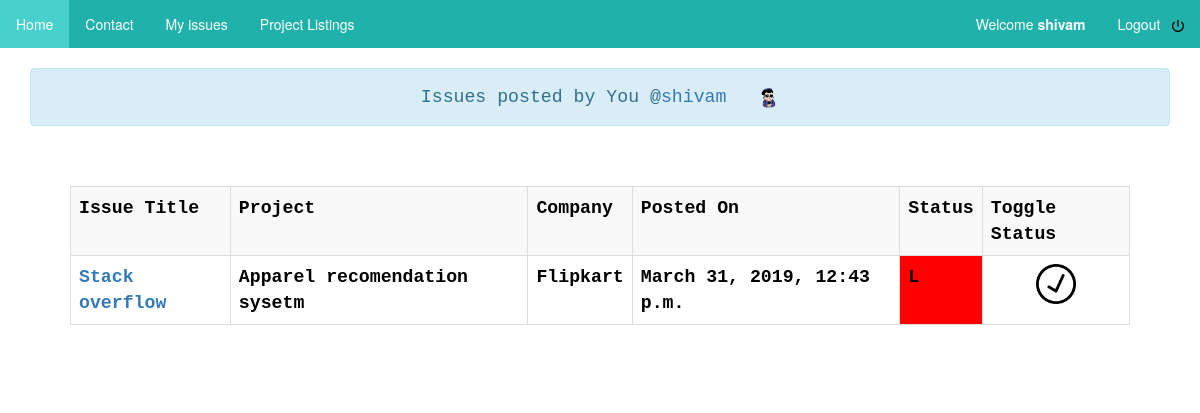
Screenshot of /mysite/myIssues/1/ (signed in) with the database file from the repository.
### mysite/models.py (models this page shows, shortened)
class developer(models.Model):
    PROFILE_CHOICES = (
        ('SSE' , 'Senior Software Engineer'),
        ('ST'  , 'Software Tester'),
        ('SA'  , 'Software Architect'),
        ('SE'  , 'Software Engineer'),
        ('SD'  , 'Software Developer'),
	('SY'  , 'Software Analyst'),
	('BA'  , 'Business analyst'),
	('TS'  , 'Technical support'),
    ('US'  , 'User'),
    )
    PROFILE_AUTH_OPTIONS =  (
            ('U', 'user'),
            ('D', 'developer'),
    )
    first_name = models.CharField(max_length=30)
    last_name = models.CharField(max_length=30)
    company = models.ForeignKey(company, on_delete=models.CASCADE)
    profile  = models.CharField(max_length=2,choices=PROFILE_CHOICES)
    rating = models.FloatField(default=2.5)
    auth_id = models.IntegerField(primary_key=True)
    email = models.CharField(max_length=30)
    username = models.CharField(max_length=20)
    image = models.ImageField(upload_to='profile_image', blank=True)
    profileAuth = models.CharField(max_length=1,choices=PROFILE_AUTH_OPTIONS)

class bug(models.Model):
    project = models.ForeignKey(project, on_delete=models.CASCADE)
    bug_id = models.AutoField(primary_key=True)
    bug_title = models.CharField(max_length=200)
    bugDescription = models.CharField(max_length=1000)
    BUG_STATUS = (
        ('L' , 'LIVE'),
        ('A' , 'ARCHIVED'),
        ('R' , 'RESOLVED'),
    )
    bug_status = models.CharField(max_length=1,choices=BUG_STATUS)
    bugAssociation = models.ForeignKey(developer,on_delete=models.CASCADE)
    postedOn = models.DateTimeField(default=datetime.datetime.now)

class project(models.Model):
    def validateDate(date):
        if datetime.date.today() < date:
            raise ValidationError("Date is in the future")
    project_name = models.CharField(max_length=200)
    projectDescription = models.TextField()
    project_id = models.AutoField(primary_key=True)
    start_date = models.DateField(default=datetime.date.today,validators=[validateDate])
    company = models.ForeignKey(company, on_delete=models.CASCADE, default=None)

class company(models.Model):
    companyName = models.CharField(max_length=50)
    companyId = models.AutoField(primary_key=True)
    companyLogo = models.ImageField(upload_to='company_logo', blank=True)

### mysite/views.py (the view)
# urls.py: path('myIssues/<int:devId>/',views.myIssues,name='myIssue'),
def myIssues(request,devId):
    issuesVar = bug.objects.filter(bugAssociation__auth_id=devId)
    developerVar = developer.objects.get(auth_id=devId)
    return render(request, 'mysite/myissues.html',{'issues':issuesVar,'developer':developerVar})

### mysite/templates/mysite/myissues.html (shortened to what this page needs)
{%extends 'base.html'%}
{%block body%}
  <div class="container" style="padding-top:20px">
    <div class="alert alert-info" role="alert">
      Issues posted by You  @<a href="{%url 'mysite:showProfile' developer.auth_id %}">{{developer.username}}</a> &nbsp <img class="rounded-circle account-img" src="{{developer.image.url}}" width=20px>
    </div>
      		<div class='margins' style="padding:40px">
      			<table class='table table-striped table-bordered'>
      				<tr>
      					<th>Issue Title</th>
      					<th>Project</th>
      					<th>Company</th>
      					<th>Posted On</th>
                <th>Status</th>
                <th>Toggle Status</th>
      				</tr>
              {%load static%}
      				{% for issue in issues %}
      					<tr>
      						<th> <a href="{% url 'mysite:issueDisplay' issue.project.project_id issue.bug_id %}"> {{ issue.bug_title }} </a> </th>
      						<th> {{issue.project.project_name}} </th>
      						<th> {{issue.project.company.companyName}} </th>
      						<th> {{ issue.postedOn }} </th>
                  <th {% if issue.bug_status == 'L' %}
                        style="background-color:red"
                        {%endif%}
                              >{{issue.bug_status}}</th>
                  <th style="text-align:center"><a href="{%url 'mysite:resolveIssue' issue.bug_id%}"><img src="{%static 'mysite/check-mark.png'%}"width=40px></a></th>
      					</tr>
      				{% endfor %}
      			</table>
      		</div>
  </div>
{%endblock%}

### mysite/templates/base.html (shortened to what this page needs)
<!DOCTYPE html>
{% load static %}
<html>
<head>
    <link rel="stylesheet" type="text/css" href="{% static 'mysite/style.css' %}">
    <link rel="stylesheet" type="text/css" href="{% static 'mysite/bootstrap.min.css' %}">
  </head>
<body>
<div class="topnav">
      <ul>
          <li> <a class="active" href="{% url 'mysite:index' %}">Home</a> </li>
          <li> <a href="{% url 'mysite:contact' %}">Contact</a> </li>
          {% if  user.is_authenticated %}
          <li> <a href="{% url 'mysite:myIssue' user.id%}">My issues</a> </li>
          <li> <a href="{% url 'mysite:projects' %}">Project Listings</a> </li>
          <li style = 'float:right'>
          <a href="{% url 'mysite:logout' %}">Logout &nbsp
          <img width="12" height="16" src="{% static 'mysite/power.svg' %}" alt="Kiwi standing on oval"> </a>
          </li>
          {% if user %}
              <li style = "float:right">
               <a href="{% url 'mysite:showProfile' user.id %}">Welcome  <strong> {{ user.username }} </strong></a>
              </li>
          {% endif %}
 {% endif %}
</div>
{% block body %}
{% endblock %}
</body>
</html>

### mysite/static/mysite/style.css (style rules this page uses)
li a { color: green; }
.container { content-align:center; text-align : center; color: black; font-family: courier; font-size: 130%; margin: 25px 50px 75px 100px; }
body { background-color: white; }
.rounded-circle { border-radius: 50%; }
.topnav ul { list-style-type: none; margin: 0; padding: 0; overflow: hidden; background-color: #20B2AA; }
.topnav li { float: left; }
.topnav li a { display: block; color: white; text-align: center; padding: 14px 16px; text-decoration: none; }
.active { background-color: #48D1CC; }
.container { margin : auto; width: 742px; }

### rows the page displays
developer: username "shivam", image (picture)
bug: bug_title "Stack overflow", project.project_name "Apparel recomendation sysetm", project.company.companyName "Flipkart", postedOn "March 31, 2019, 12:43 p.m.", bug_status "L"

### other values shown
{{ user.username }} "shivam"
